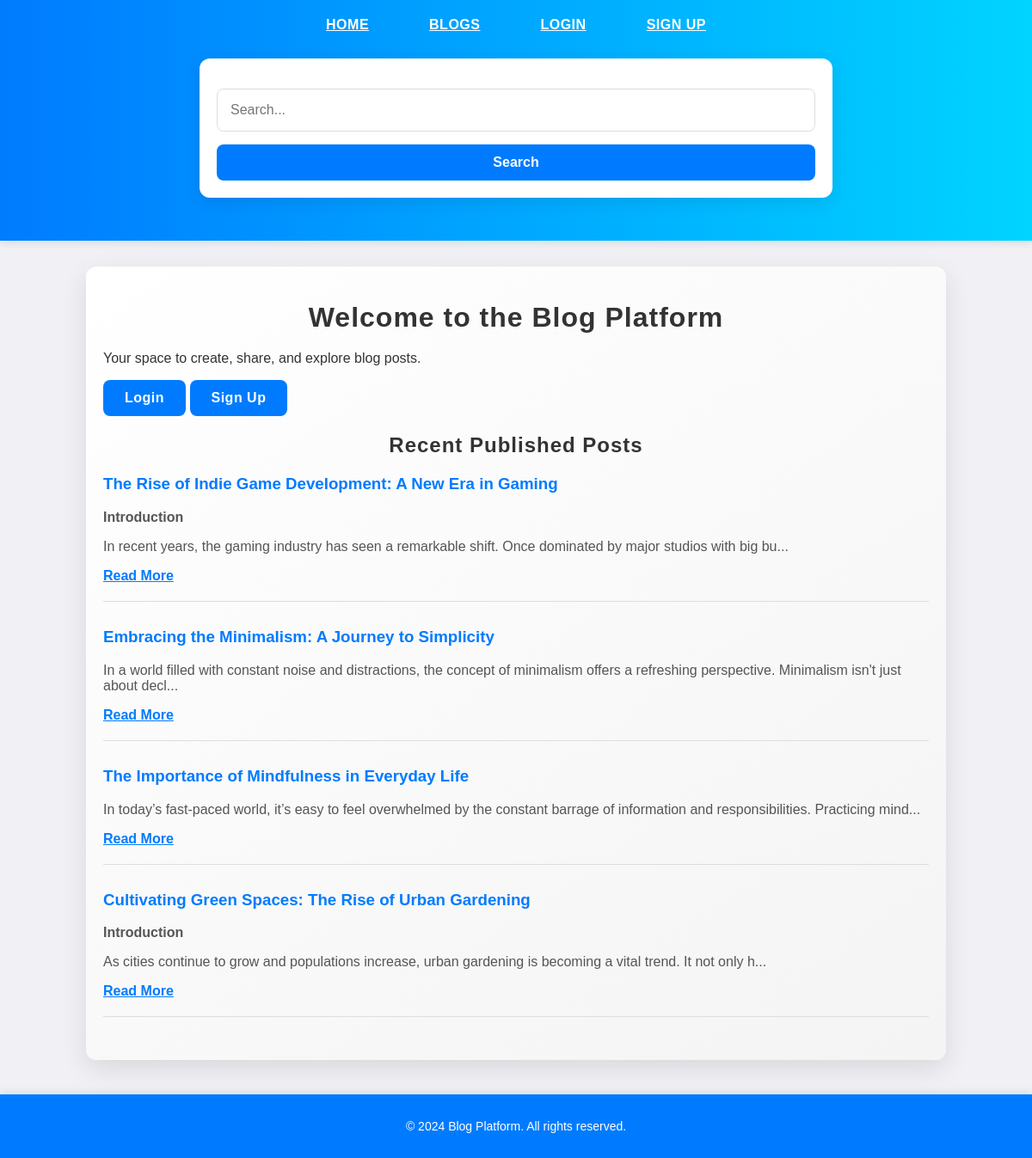
The page / on the database its author committed.
### tables this page shows
CREATE TABLE `blog_posts` (
  `id` int(11) NOT NULL,
  `user_id` int(11) NOT NULL,
  `title` varchar(255) NOT NULL,
  `content` text NOT NULL,
  `tags` varchar(255) DEFAULT NULL,
  `status` enum('draft','published') DEFAULT 'draft',
  `created_at` timestamp NOT NULL DEFAULT current_timestamp(),
  `updated_at` timestamp NOT NULL DEFAULT current_timestamp() ON UPDATE current_timestamp()
);

### index.php (the view)
<?php
include('header.php');
?>
<div class="container">
    <h1>Welcome to the Blog Platform</h1>
    <p>Your space to create, share, and explore blog posts.</p>
    <?php if (!isset($_SESSION['user_id'])): ?>
        <a href="login.php" class="btn">Login</a>
        <a href="signup.php" class="btn">Sign Up</a>
    <?php else: ?>
        <a href="dashboard.php" class="btn">Go to Dashboard</a>
        <a href="logout.php" class="btn">Logout</a>
    <?php endif; ?>
    <section>
        <h2>Recent Published Posts</h2>
        <?php
        $sql = "SELECT * FROM blog_posts WHERE status = 'published' ORDER BY created_at DESC LIMIT 5";
        $result = $conn->query($sql);
        if ($result->num_rows > 0):
            while ($row = $result->fetch_assoc()):
        ?>
            <article>
            <h3><?php echo htmlspecialchars($row['title']); ?></h3>
            <p><?php echo substr($row['content'], 0, 150); ?>...</p>
            <a href="view_post.php?id=<?php echo $row['id']; ?>">Read More</a>
        </article>
        <?php
            endwhile;
        else:
        ?>
            <p>No published posts found.</p>
        <?php endif; ?>
    </section>
</div>
<?php include('footer.php'); ?>

### header.php (shortened to what this page needs)
<!DOCTYPE html>
<html lang="en">
<head>
    <link rel="stylesheet" href="style.css">
</head>
<body>
<header>
    <nav>
        <ul>
            <li><a href="index.php">Home</a></li>
            <li><a href="blog.php">Blogs</a></li>
            <?php if (isset($_SESSION['user_id'])): ?>
                <li><a href="dashboard.php">Dashboard</a></li>
                <li><a href="logout.php">Logout</a></li>
            <?php else: ?>
                <li><a href="login.php">Login</a></li>
                <li><a href="signup.php">Sign Up</a></li>
            <?php endif; ?>
        </ul>
        <form action="search.php" method="GET">
            <input type="text" name="query" placeholder="Search..." required>
            <button type="submit">Search</button>
        </form>
    </nav>
</header>

### footer.php
<footer>
    <p>&copy; 2024 Blog Platform. All rights reserved.</p>
</footer>
</body>
</html>

### style.css (style rules this page uses)
body { font-family: 'Poppins', sans-serif; background-color: #f0f0f5; color: #333; margin: 0; padding: 0; }
.container { width: 80%; margin: 30px auto; padding: 20px; background: linear-gradient(145deg, #fff, #f4f4f4); box-shadow: 0 10px 30px rgba(0, 0, 0, 0.1); border-radius: 12px; }
h1, h2 { text-align: center; color: #333; font-weight: 700; margin-bottom: 20px; letter-spacing: 1px; }
header { background: linear-gradient(90deg, #007BFF, #00D4FF); padding: 20px; box-shadow: 0 2px 10px rgba(0, 0, 0, 0.1); position: sticky; top: 0; z-index: 1000; }
header nav ul { list-style: none; display: flex; justify-content: center; padding: 0; margin: 0; }
header nav ul li { margin: 0 15px; }
header nav ul li a { color: #fff; text-transform: uppercase; padding: 12px 20px; font-weight: bold; letter-spacing: 0.5px; border-radius: 8px; transition: background 0.3s ease-in-out, color 0.3s ease-in-out; }
footer { text-align: center; padding: 15px 0; background-color: #007BFF; color: #fff; margin-top: 40px; font-size: 14px; box-shadow: 0 -2px 10px rgba(0, 0, 0, 0.1); }
.btn { display: inline-block; padding: 12px 25px; background-color: #007BFF; color: white; text-decoration: none; border-radius: 8px; font-weight: 600; letter-spacing: 0.5px; transition: background 0.3s ease-in-out, transform 0.2s; }
form { width: 60%; margin: 30px auto; display: flex; flex-direction: column; background: #fff; padding: 20px; border-radius: 12px; box-shadow: 0 4px 20px rgba(0, 0, 0, 0.1); }
form input[type="text"], form input[type="email"], form input[type="password"], form textarea { padding: 15px; margin: 15px 0; border: 1px solid #ddd; border-radius: 8px; width: 100%; box-sizing: border-box; font-size: 16px; transition: border-color 0.3s ease; }
form button { padding: 12px; border: none; background-color: #007BFF; color: white; font-size: 16px; font-weight: bold; cursor: pointer; border-radius: 8px; transition: background-color 0.3s, transform 0.2s; }
article { margin-bottom: 30px; padding-bottom: 20px; border-bottom: 1px solid #ddd; }
article h3 { color: #007BFF; font-weight: 600; }
article p { color: #555; font-size: 16px; }
article a { color: #007BFF; font-weight: bold; }

### rows shown on the page
blog_posts: title "The Rise of Indie Game Development: A New Era in Gaming", content "Introduction In recent years, the gaming industry has seen a remarkable shift. Once dominated by major studios with big bu"
blog_posts: title "Embracing the Minimalism: A Journey to Simplicity", content "In a world filled with constant noise and distractions, the concept of minimalism offers a refreshing perspective. Minimalism isn't just about decl"
blog_posts: title "The Importance of Mindfulness in Everyday Life", content "In today’s fast-paced world, it’s easy to feel overwhelmed by the constant barrage of information and responsibilities. Practicing mind"
blog_posts: title "Cultivating Green Spaces: The Rise of Urban Gardening", content "Introduction As cities continue to grow and populations increase, urban gardening is becoming a vital trend. It not only h"
